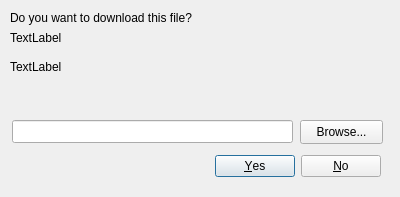
<?xml version="1.0" encoding="UTF-8"?>
<ui version="4.0">
 <class>downloadprompt</class>
 <widget class="QDialog" name="downloadprompt">
  <property name="geometry">
   <rect>
    <x>0</x>
    <y>0</y>
    <width>400</width>
    <height>197</height>
   </rect>
  </property>
  <property name="windowTitle">
   <string>Dialog</string>
  </property>
  <widget class="QDialogButtonBox" name="buttonBox">
   <property name="geometry">
    <rect>
     <x>40</x>
     <y>150</y>
     <width>341</width>
     <height>32</height>
    </rect>
   </property>
   <property name="orientation">
    <enum>Qt::Horizontal</enum>
   </property>
   <property name="standardButtons">
    <set>QDialogButtonBox::No|QDialogButtonBox::Yes</set>
   </property>
  </widget>
  <widget class="QLabel" name="label">
   <property name="geometry">
    <rect>
     <x>10</x>
     <y>10</y>
     <width>231</width>
     <height>16</height>
    </rect>
   </property>
   <property name="text">
    <string>Do you want to download this file?</string>
   </property>
  </widget>
  <widget class="QPushButton" name="browse">
   <property name="geometry">
    <rect>
     <x>300</x>
     <y>120</y>
     <width>83</width>
     <height>24</height>
    </rect>
   </property>
   <property name="text">
    <string>Browse...</string>
   </property>
  </widget>
  <widget class="QLineEdit" name="path">
   <property name="geometry">
    <rect>
     <x>12</x>
     <y>120</y>
     <width>281</width>
     <height>23</height>
    </rect>
   </property>
  </widget>
  <widget class="QLabel" name="fileName">
   <property name="geometry">
    <rect>
     <x>10</x>
     <y>30</y>
     <width>371</width>
     <height>16</height>
    </rect>
   </property>
   <property name="text">
    <string>TextLabel</string>
   </property>
  </widget>
  <widget class="QLabel" name="url">
   <property name="geometry">
    <rect>
     <x>10</x>
     <y>60</y>
     <width>371</width>
     <height>41</height>
    </rect>
   </property>
   <property name="text">
    <string>TextLabel</string>
   </property>
   <property name="alignment">
    <set>Qt::AlignLeading|Qt::AlignLeft|Qt::AlignTop</set>
   </property>
   <property name="wordWrap">
    <bool>true</bool>
   </property>
  </widget>
 </widget>
 <resources/>
 <connections>
  <connection>
   <sender>buttonBox</sender>
   <signal>accepted()</signal>
   <receiver>downloadprompt</receiver>
   <slot>accept()</slot>
   <hints>
    <hint type="sourcelabel">
     <x>248</x>
     <y>254</y>
    </hint>
    <hint type="destinationlabel">
     <x>157</x>
     <y>274</y>
    </hint>
   </hints>
  </connection>
  <connection>
   <sender>buttonBox</sender>
   <signal>rejected()</signal>
   <receiver>downloadprompt</receiver>
   <slot>reject()</slot>
   <hints>
    <hint type="sourcelabel">
     <x>316</x>
     <y>260</y>
    </hint>
    <hint type="destinationlabel">
     <x>286</x>
     <y>274</y>
    </hint>
   </hints>
  </connection>
 </connections>
</ui>
